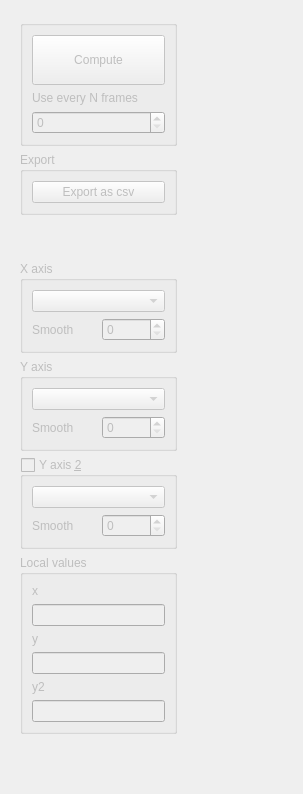
      <widget class="QWidget" name="tabanalyze">
       <attribute name="title">
        <string>Analyze</string>
       </attribute>
       <layout class="QHBoxLayout" name="horizontalLayout_9">
        <item>
         <widget class="QFrame" name="frame_4">
          <property name="minimumSize">
           <size>
            <width>175</width>
            <height>0</height>
           </size>
          </property>
          <property name="maximumSize">
           <size>
            <width>175</width>
            <height>16777215</height>
           </size>
          </property>
          <property name="frameShape">
           <enum>QFrame::NoFrame</enum>
          </property>
          <property name="frameShadow">
           <enum>QFrame::Raised</enum>
          </property>
          <layout class="QVBoxLayout" name="verticalLayout_11">
           <item>
            <widget class="QGroupBox" name="tab4_run_box">
             <property name="enabled">
              <bool>false</bool>
             </property>
             <layout class="QVBoxLayout" name="verticalLayout_24">
              <item>
               <widget class="QPushButton" name="tab4_run_button">
                <property name="minimumSize">
                 <size>
                  <width>0</width>
                  <height>50</height>
                 </size>
                </property>
                <property name="text">
                 <string>Compute</string>
                </property>
               </widget>
              </item>
              <item>
               <widget class="QLabel" name="label">
                <property name="text">
                 <string>Use every N frames</string>
                </property>
               </widget>
              </item>
              <item>
               <widget class="QSpinBox" name="tab4_set_N"/>
              </item>
             </layout>
            </widget>
           </item>
           <item>
            <widget class="QGroupBox" name="tab4_export_box">
             <property name="enabled">
              <bool>false</bool>
             </property>
             <property name="title">
              <string>Export</string>
             </property>
             <property name="flat">
              <bool>false</bool>
             </property>
             <property name="checkable">
              <bool>false</bool>
             </property>
             <property name="checked">
              <bool>false</bool>
             </property>
             <layout class="QVBoxLayout" name="verticalLayout_27">
              <item>
               <widget class="QPushButton" name="tab4_export_csv_button">
                <property name="text">
                 <string>Export as csv</string>
                </property>
               </widget>
              </item>
             </layout>
            </widget>
           </item>
           <item>
            <spacer name="verticalSpacer_13">
             <property name="orientation">
              <enum>Qt::Vertical</enum>
             </property>
             <property name="sizeHint" stdset="0">
              <size>
               <width>20</width>
               <height>40</height>
              </size>
             </property>
            </spacer>
           </item>
           <item>
            <widget class="QGroupBox" name="tab4_xaxis_box">
             <property name="enabled">
              <bool>false</bool>
             </property>
             <property name="title">
              <string>X axis</string>
             </property>
             <property name="flat">
              <bool>false</bool>
             </property>
             <property name="checkable">
              <bool>false</bool>
             </property>
             <property name="checked">
              <bool>false</bool>
             </property>
             <layout class="QVBoxLayout" name="verticalLayout_13">
              <item>
               <widget class="QComboBox" name="tab4_combo_xaxis">
                <property name="sizePolicy">
                 <sizepolicy hsizetype="Minimum" vsizetype="Fixed">
                  <horstretch>0</horstretch>
                  <verstretch>0</verstretch>
                 </sizepolicy>
                </property>
               </widget>
              </item>
              <item>
               <layout class="QHBoxLayout" name="horizontalLayout_14">
                <property name="topMargin">
                 <number>0</number>
                </property>
                <item>
                 <widget class="QLabel" name="label_23">
                  <property name="text">
                   <string>Smooth</string>
                  </property>
                 </widget>
                </item>
                <item>
                 <widget class="QSpinBox" name="tab4_smoothx">
                  <property name="maximum">
                   <number>1000</number>
                  </property>
                  <property name="value">
                   <number>0</number>
                  </property>
                 </widget>
                </item>
               </layout>
              </item>
             </layout>
            </widget>
           </item>
           <item>
            <widget class="QGroupBox" name="tab4_yaxis_box">
             <property name="enabled">
              <bool>false</bool>
             </property>
             <property name="title">
              <string>Y axis</string>
             </property>
             <property name="flat">
              <bool>false</bool>
             </property>
             <property name="checkable">
              <bool>false</bool>
             </property>
             <property name="checked">
              <bool>false</bool>
             </property>
             <layout class="QVBoxLayout" name="verticalLayout_19">
              <item>
               <widget class="QComboBox" name="tab4_combo_yaxis"/>
              </item>
              <item>
               <layout class="QHBoxLayout" name="horizontalLayout_17">
                <property name="topMargin">
                 <number>0</number>
                </property>
                <item>
                 <widget class="QLabel" name="label_24">
                  <property name="text">
                   <string>Smooth</string>
                  </property>
                 </widget>
                </item>
                <item>
                 <widget class="QSpinBox" name="tab4_smoothy">
                  <property name="maximum">
                   <number>1000</number>
                  </property>
                  <property name="value">
                   <number>0</number>
                  </property>
                 </widget>
                </item>
               </layout>
              </item>
             </layout>
            </widget>
           </item>
           <item>
            <widget class="QGroupBox" name="tab4_yaxis2_box">
             <property name="enabled">
              <bool>false</bool>
             </property>
             <property name="title">
              <string>Y axis &amp;2</string>
             </property>
             <property name="flat">
              <bool>false</bool>
             </property>
             <property name="checkable">
              <bool>true</bool>
             </property>
             <property name="checked">
              <bool>false</bool>
             </property>
             <layout class="QVBoxLayout" name="verticalLayout_23">
              <item>
               <widget class="QComboBox" name="tab4_combo_yaxis2"/>
              </item>
              <item>
               <layout class="QHBoxLayout" name="horizontalLayout_19">
                <property name="topMargin">
                 <number>0</number>
                </property>
                <item>
                 <widget class="QLabel" name="label_26">
                  <property name="text">
                   <string>Smooth</string>
                  </property>
                 </widget>
                </item>
                <item>
                 <widget class="QSpinBox" name="tab4_smoothy2">
                  <property name="maximum">
                   <number>1000</number>
                  </property>
                  <property name="value">
                   <number>0</number>
                  </property>
                 </widget>
                </item>
               </layout>
              </item>
             </layout>
            </widget>
           </item>
           <item>
            <widget class="QGroupBox" name="tab4_local_values_box">
             <property name="enabled">
              <bool>false</bool>
             </property>
             <property name="title">
              <string>Local values</string>
             </property>
             <layout class="QVBoxLayout" name="verticalLayout_22">
              <item>
               <widget class="QLabel" name="tab4_local_x_label">
                <property name="text">
                 <string>x</string>
                </property>
               </widget>
              </item>
              <item>
               <widget class="QLineEdit" name="tab4_local_x_value">
                <property name="readOnly">
                 <bool>true</bool>
                </property>
               </widget>
              </item>
              <item>
               <widget class="QLabel" name="tab4_local_y_label">
                <property name="text">
                 <string>y</string>
                </property>
               </widget>
              </item>
              <item>
               <widget class="QLineEdit" name="tab4_local_y_value">
                <property name="readOnly">
                 <bool>true</bool>
                </property>
               </widget>
              </item>
              <item>
               <widget class="QLabel" name="tab4_local_y2_label">
                <property name="text">
                 <string>y2</string>
                </property>
               </widget>
              </item>
              <item>
               <widget class="QLineEdit" name="tab4_local_y2_value">
                <property name="readOnly">
                 <bool>true</bool>
                </property>
               </widget>
              </item>
             </layout>
            </widget>
           </item>
           <item>
            <spacer name="verticalSpacer_14">
             <property name="orientation">
              <enum>Qt::Vertical</enum>
             </property>
             <property name="sizeHint" stdset="0">
              <size>
               <width>20</width>
               <height>40</height>
              </size>
             </property>
            </spacer>
           </item>
          </layout>
         </widget>
        </item>
        <item>
         <layout class="QVBoxLayout" name="verticalLayout_25">
          <property name="rightMargin">
           <number>0</number>
          </property>
          <property name="bottomMargin">
           <number>0</number>
          </property>
          <item>
           <layout class="QGridLayout" name="gridLayout_4">
            <item row="0" column="1">
             <spacer name="verticalSpacer_11">
              <property name="orientation">
               <enum>Qt::Vertical</enum>
              </property>
              <property name="sizeHint" stdset="0">
               <size>
                <width>20</width>
                <height>40</height>
               </size>
              </property>
             </spacer>
            </item>
            <item row="1" column="0">
             <spacer name="horizontalSpacer_8">
              <property name="orientation">
               <enum>Qt::Horizontal</enum>
              </property>
              <property name="sizeHint" stdset="0">
               <size>
                <width>40</width>
                <height>20</height>
               </size>
              </property>
             </spacer>
            </item>
            <item row="1" column="2">
             <spacer name="horizontalSpacer_7">
              <property name="orientation">
               <enum>Qt::Horizontal</enum>
              </property>
              <property name="sizeHint" stdset="0">
               <size>
                <width>40</width>
                <height>20</height>
               </size>
              </property>
             </spacer>
            </item>
            <item row="2" column="1">
             <spacer name="verticalSpacer_10">
              <property name="orientation">
               <enum>Qt::Vertical</enum>
              </property>
              <property name="sizeHint" stdset="0">
               <size>
                <width>20</width>
                <height>40</height>
               </size>
              </property>
             </spacer>
            </item>
            <item row="1" column="1">
             <widget class="MplWidgetAnalyze" name="mplwidgetanalyze" native="true">
              <property name="cursor">
               <cursorShape>ArrowCursor</cursorShape>
              </property>
             </widget>
            </item>
           </layout>
          </item>
         </layout>
        </item>
       </layout>
      </widget>
